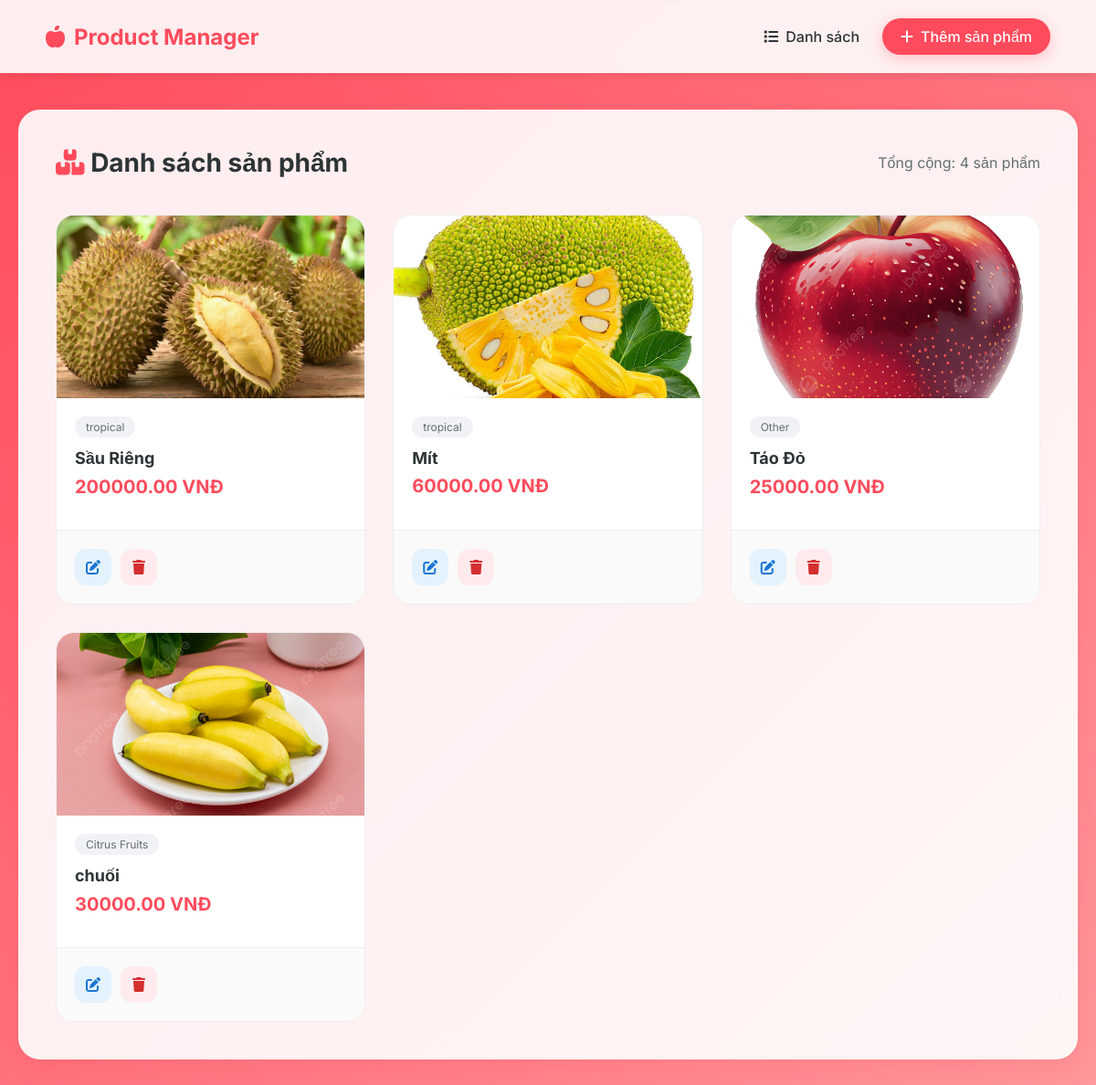
The app's page /, older data.
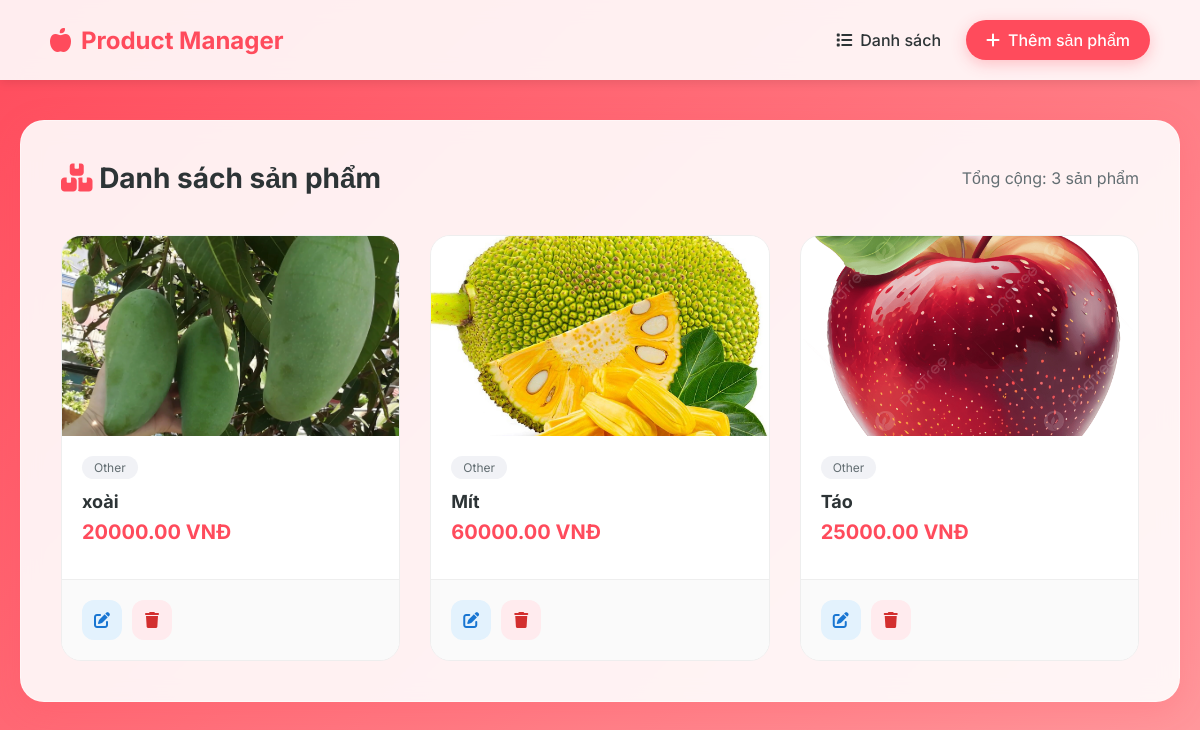
The same page, newer data.
### products/models.py (models this page shows, shortened)
class Product(models.Model):
    CATEGORY_CHOICES = (
        ('citrus', 'Citrus Fruits'),
        ('stone', 'Stone Fruits'),
        ('melons', 'Melons'),
        ('other', 'Other'),
    )
    name = models.CharField(max_length=200, verbose_name='Product Name')
    price = models.DecimalField(max_digits=10, decimal_places=2, verbose_name='Price')
    category = models.CharField(max_length=50, choices=CATEGORY_CHOICES, default='other', verbose_name='Category')
    image = models.ImageField(upload_to='products/', blank=True, null=True, verbose_name='Product Image')
    created_at = models.DateTimeField(auto_now_add=True, verbose_name='Created At')
    updated_at = models.DateTimeField(auto_now=True, verbose_name='Updated At')
    class Meta:
        verbose_name = 'Product'
        verbose_name_plural = 'Products'
        ordering = ['-created_at']

### products/views.py (the view)
# urls.py: path('', ProductDashboardView.as_view(), name='product_dashboard'),
class ProductDashboardView(View):
    def get(self, request):
        products = Product.objects.all()
        return render(request, 'dashboard.html', {'products': products})

### templates/dashboard.html (shortened to what this page needs)
{% extends 'base.html' %}
{% block content %}
<div class="glass-card">
    <div style="display: flex; justify-content: space-between; align-items: center; margin-bottom: 40px;">
        <h2 style="font-size: 28px; color: var(--text-dark);">
            <i class="fas fa-boxes-stacked" style="color: var(--primary-color);"></i> Danh sách sản phẩm
        </h2>
        <span style="color: var(--text-muted);">Tổng cộng: {{ products|length }} sản phẩm</span>
    </div>
    {% if products %}
    <div class="product-grid">
        {% for product in products %}
        <div class="product-card">
            {% if product.image %}
            <img src="{{ product.image.url }}" class="product-image" alt="{{ product.name }}">
            {% else %}
            <div class="product-image"
                style="background: #f1f2f6; display: flex; align-items: center; justify-content: center;">
                <i class="fas fa-image fa-3x" style="color: #ccc;"></i>
            </div>
            {% endif %}
            <div class="product-info">
                <span class="category-badge">{{ product.get_category_display }}</span>
                <h3>{{ product.name }}</h3>
                <div class="price-tag">{{ product.price|floatformat:2 }} VNĐ</div>
            </div>
            <div class="card-actions">
                <a href="/edit/{{ product.id }}/" class="btn-icon btn-edit" title="Chỉnh sửa">
                    <i class="fas fa-edit"></i>
                </a>
                <a href="/delete/{{ product.id }}/" class="btn-icon btn-delete" title="Xóa"
                    onclick="return confirm('Bạn có chắc chắn muốn xóa sản phẩm này?')">
                    <i class="fas fa-trash"></i>
                </a>
            </div>
        </div>
        {% endfor %}
    </div>
    {% endif %}
</div>
{% endblock %}

### templates/base.html (shortened to what this page needs)
<!DOCTYPE html>
<html lang="vi">
<head>
    <link rel="stylesheet" href="https://cdnjs.cloudflare.com/ajax/libs/font-awesome/6.4.0/css/all.min.css">
</head>
<body>
    <nav class="navbar">
        <a href="/" class="nav-brand">
            <i class="fas fa-apple-whole"></i> Product Manager
        </a>
        <div class="nav-links">
            <a href="/"><i class="fas fa-list"></i> Danh sách</a>
            <a href="/add/" class="btn-add"><i class="fas fa-plus"></i> Thêm sản phẩm</a>
        </div>
    </nav>
    <div class="container">
        {% block content %}{% endblock %}
    </div>
</body>
</html>

Row changes from the older to the newer data that the page shows:
removed Product: image (picture), category "tropical", name "Sầu Riêng", price "200000.00"
removed Product: image (picture), category "Citrus Fruits", name "chuối", price "30000.00"
added Product: image (picture), category "Other", name "xoài", price "20000.00"
changed Product "Mít": category "tropical" → "Other"
changed Product: name "Táo Đỏ" → "Táo"
Text that changed along with them:
{{ products|length }}: "4" → "3"
